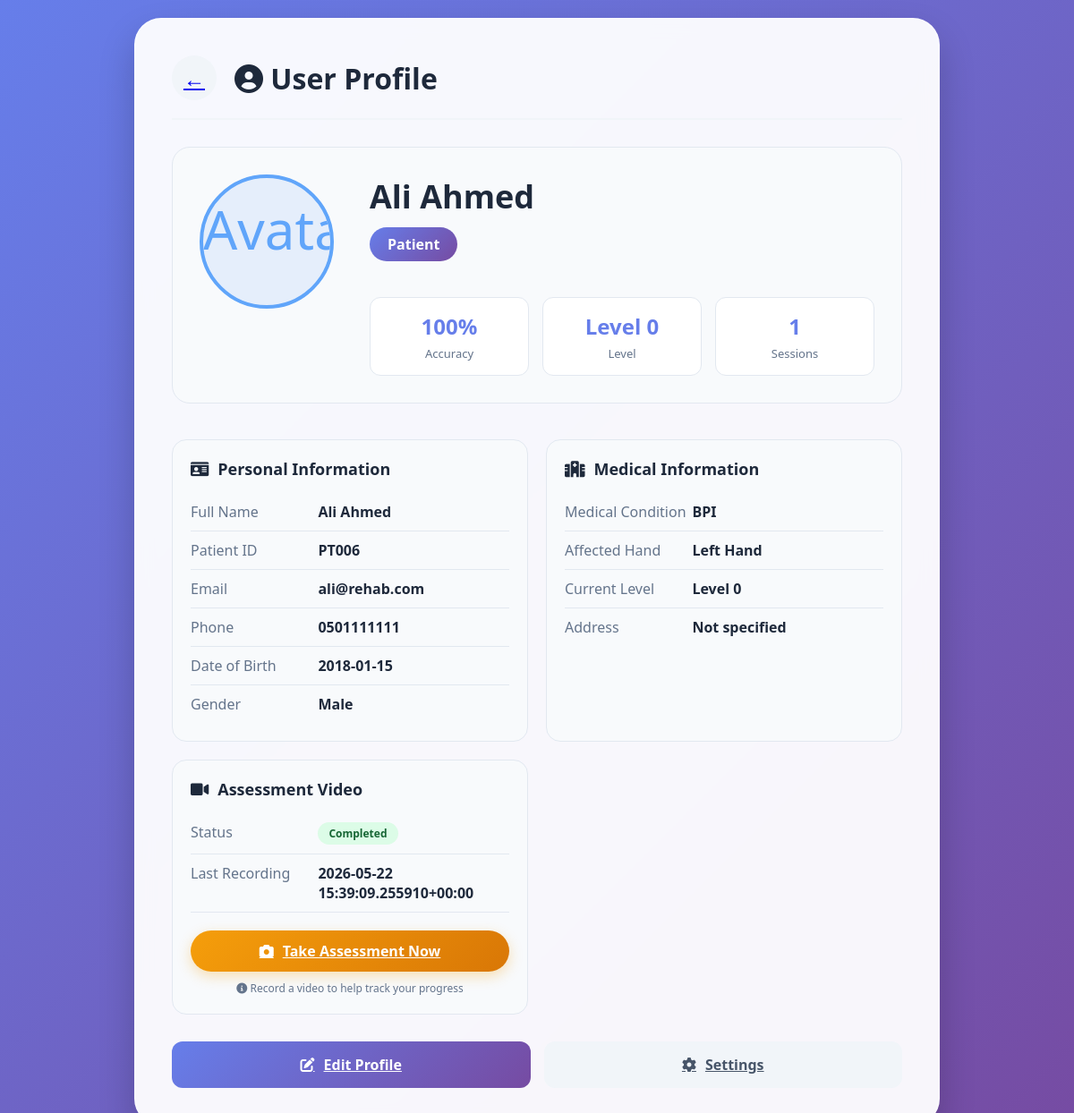
The page /profile/ (signed in) on the database its author committed.
### api/models.py (models this page shows, shortened)
class Users(models.Model):
    id = models.AutoField(primary_key=True)
    name = models.CharField(max_length=100)
    email = models.CharField(unique=True, max_length=100)
    password = models.CharField(max_length=255)
    role = models.CharField(max_length=10)
    phone = models.CharField(max_length=20)
    avatar = models.CharField(max_length=255)
    is_active = models.IntegerField(blank=True, null=True)
    last_login = models.TextField(blank=True, null=True)
    created_at = models.TextField(blank=True, null=True)
    updated_at = models.TextField(blank=True, null=True)
    class Meta:
        managed = False
        db_table = 'users'

class Patients(models.Model):
    user = models.OneToOneField(Users, models.DO_NOTHING)
    patient_id = models.TextField(unique=True)
    date_of_birth = models.TextField()
    gender = models.TextField()
    medical_condition = models.TextField()
    therapy_type = models.TextField()
    stars_level = models.IntegerField(blank=True, null=True, default=1)
    falling_level = models.IntegerField(blank=True, null=True, default=1)
    matching_level = models.IntegerField(blank=True, null=True, default=1)
    assigned_doctor_id = models.IntegerField(blank=True, null=True)
    emergency_contact_name = models.TextField(blank=True, null=True)
    emergency_contact_phone = models.TextField(blank=True, null=True)
    address = models.TextField(blank=True, null=True)
    city = models.TextField(blank=True, null=True)
    country = models.TextField(blank=True, null=True)
    shoulder_strength = models.IntegerField(blank=True, null=True)
    shoulder_external_strength = models.IntegerField(blank=True, null=True)
    elbow_strength = models.IntegerField(blank=True, null=True)
    grip_strength = models.IntegerField(blank=True, null=True)
    affected_hand = models.TextField()
    photo_url = models.TextField(blank=True, null=True)
    has_assessment_video = models.IntegerField(blank=True, null=True, default=0)
    assessment_date = models.TextField(blank=True, null=True)
    class Meta:
        managed = False
        db_table = 'patients'

### api/views.py (the view)
# urls.py: path('profile/', views.profile, name='profile'),
def profile(request):
    user_id = request.session.get('user_id')
    if not user_id:
        return redirect('/gamer-login/')
    try:
        user = Users.objects.get(id=user_id)
    except Users.DoesNotExist:
        return redirect('/gamer-login/')
    context = {'user': user, 'role': user.role}
    if user.role == 'doctor':
        try:
            doctor = Doctors.objects.get(user=user)
        except Doctors.DoesNotExist:
            doctor = None
        patient_count = Patients.objects.filter(
            assigned_doctor_id=user.id
        ).count()
        total_sessions = GameSessions.objects.filter(
            patient__assigned_doctor_id=user.id
        ).count()
        context.update({
            'doctor': doctor,
            'patient_count': patient_count,
            'total_sessions': total_sessions,
        })
    else:
        try:
            patient = Patients.objects.get(user=user)
        except Patients.DoesNotExist:
            patient = None
        from django.db.models import Avg, Count
        stats = GameSessions.objects.filter(
            patient__user=user
        ).aggregate(
            avg_accuracy=Avg('accuracy'),
            total_sessions=Count('id'),
        )
        avg_accuracy = stats['avg_accuracy']
        accuracy_display = (
            f"{round(avg_accuracy)}%" if avg_accuracy is not None else "0%"
        )
        context.update({
            'patient': patient,
            'accuracy_display': accuracy_display,
            'total_sessions': stats['total_sessions'] or 0,
        })
    return render(request, 'profile.html', context)

### templates/profile.html (shortened to what this page needs)
{% load static %}
<!DOCTYPE html>
<html lang="en">
<head>
    <link rel="stylesheet" href="https://cdnjs.cloudflare.com/ajax/libs/font-awesome/6.0.0-beta3/css/all.min.css">
    <link rel="stylesheet" href="{% static 'css/style.css' %}">
</head>
<body>
    <div class="profile-container">
        <div class="profile-header">
            {% if role == 'doctor' %}
                <a class="back-btn" href="{% url 'doctor_dashboard' %}">←</a>
            {% else %}
                <a class="back-btn" href="{% url 'patient_dashboard' %}">←</a>
            {% endif %}
            <h2><i class="fas fa-user-circle"></i> User Profile</h2>
        </div>
        <div class="profile-card">
            <div class="profile-avatar-large">
                {% if user.avatar and user.avatar != 'default-avatar.png' %}
                    <img src="{{ user.avatar }}" alt="Avatar">
                {% else %}
                    <i class="fas fa-user-circle"></i>
                {% endif %}
            </div>
            <div class="profile-info">
                <div class="profile-name">{{ user.name }}</div>
                <div class="profile-role">{{ role|capfirst }}</div>
                <div class="profile-stats">
                    {% if role == 'doctor' %}
                        <div class="stat-box">
                            <div class="stat-value">{{ patient_count }}</div>
                            <div class="stat-label">Patients</div>
                        </div>
                        <div class="stat-box">
                            <div class="stat-value">{% if doctor.experience %}{{ doctor.experience }} yrs{% else %}—{% endif %}</div>
                            <div class="stat-label">Experience</div>
                        </div>
                        <div class="stat-box">
                            <div class="stat-value">{{ total_sessions }}</div>
                            <div class="stat-label">Sessions</div>
                        </div>
                    {% else %}
                        <div class="stat-box">
                            <div class="stat-value">{{ accuracy_display }}</div>
                            <div class="stat-label">Accuracy</div>
                        </div>
                        <div class="stat-box">
                            <div class="stat-value">Level {% if patient %}{{ patient.current_level|default:"0" }}{% else %}0{% endif %}</div>
                            <div class="stat-label">Level</div>
                        </div>
                        <div class="stat-box">
                            <div class="stat-value">{{ total_sessions }}</div>
                            <div class="stat-label">Sessions</div>
                        </div>
                    {% endif %}
                </div>
            </div>
        </div>
        <div class="info-grid">
            <div class="info-card">
                <h3><i class="fas fa-id-card"></i> Personal Information</h3>
                <div class="info-row">
                    <span class="info-label">Full Name</span>
                    <span class="info-value">{{ user.name }}</span>
                </div>
                <div class="info-row">
                    <span class="info-label">{% if role == 'doctor' %}Doctor ID{% else %}Patient ID{% endif %}</span>
                    <span class="info-value">
                        {% if role == 'doctor' %}
                            {% if doctor %}{{ doctor.doctor_id }}{% else %}—{% endif %}
                        {% else %}
                            {% if patient %}{{ patient.patient_id }}{% else %}—{% endif %}
                        {% endif %}
                    </span>
                </div>
                <div class="info-row">
                    <span class="info-label">Email</span>
                    <span class="info-value">{{ user.email }}</span>
                </div>
                <div class="info-row">
                    <span class="info-label">Phone</span>
                    <span class="info-value">{{ user.phone|default:"Not specified" }}</span>
                </div>
                {% if role == 'patient' %}
                <div class="info-row">
                    <span class="info-label">Date of Birth</span>
                    <span class="info-value">{% if patient and patient.date_of_birth %}{{ patient.date_of_birth }}{% else %}Not specified{% endif %}</span>
                </div>
                <div class="info-row">
                    <span class="info-label">Gender</span>
                    <span class="info-value">{% if patient and patient.gender %}{{ patient.gender|capfirst }}{% else %}Not specified{% endif %}</span>
                </div>
                {% endif %}
            </div>
            {% if role == 'patient' %}
            <div class="info-card">
                <h3><i class="fas fa-hospital"></i> Medical Information</h3>
                <div class="info-row">
                    <span class="info-label">Medical Condition</span>
                    <span class="info-value">{% if patient %}{{ patient.medical_condition|default:"Not specified" }}{% else %}Not specified{% endif %}</span>
                </div>
                <div class="info-row">
                    <span class="info-label">Affected Hand</span>
                    <span class="info-value">{% if patient and patient.affected_hand %}{{ patient.affected_hand|capfirst }} Hand{% else %}Not specified{% endif %}</span>
                </div>
                <div class="info-row">
                    <span class="info-label">Current Level</span>
                    <span class="info-value">Level {% if patient %}{{ patient.current_level|default:"0" }}{% else %}0{% endif %}</span>
                </div>
                <div class="info-row">
                    <span class="info-label">Address</span>
                    <span class="info-value">{% if patient and patient.address %}{{ patient.address }}{% if patient.city %}, {{ patient.city }}{% endif %}{% if patient.country %}, {{ patient.country }}{% endif %}{% else %}Not specified{% endif %}</span>
                </div>
            </div>
            {% endif %}
            {% if role == 'patient' %}
            <div class="info-card">
                <h3><i class="fas fa-video"></i> Assessment Video</h3>
                <div class="info-row">
                    <span class="info-label">Status</span>
                    <span class="info-value">
                        {% if patient and patient.has_assessment_video == 1 %}
                            <span class="status-badge completed">Completed</span>
                        {% else %}
                            <span class="status-badge pending">Not Completed</span>
                        {% endif %}
                    </span>
                </div>
                <div class="info-row">
                    <span class="info-label">Last Recording</span>
                    <span class="info-value">{% if patient and patient.assessment_date %}{{ patient.assessment_date }}{% else %}Never{% endif %}</span>
                </div>
                <div style="margin-top: 20px; text-align: center;">
                    <a class="btn-assessment" href="{% url 'capture_video' %}">
                        <i class="fas fa-camera"></i> Take Assessment Now
                    </a>
                    <p style="color: #64748b; font-size: 12px; margin-top: 10px;">
                        <i class="fas fa-info-circle"></i> Record a video to help track your progress
                    </p>
                </div>
            </div>
            {% endif %}
        </div>
        <div class="action-buttons">
            {% if role == 'doctor' %}
                <a class="btn-edit" href="{% url 'edit_doctor_profile' %}">
                    <i class="fas fa-edit"></i> Edit Profile
                </a>
            {% else %}
                <a class="btn-edit" href="{% url 'edit_patient_profile' %}">
                    <i class="fas fa-edit"></i> Edit Profile
                </a>
            {% endif %}
            <a class="btn-settings" href="{% url 'settings' %}">
                <i class="fas fa-cog"></i> Settings
            </a>
        </div>
    </div>
</body>
</html>

### static/css/style.css (style rules this page uses)
.status-badge { padding: 6px 12px; border-radius: 20px; font-size: 12px; font-weight: 600; display: inline-block; }
.status-badge.completed { background: #dcfce7; color: #166534; }

### templates/profile.html (style rules this page uses)
* { margin: 0; padding: 0; box-sizing: border-box; font-family: 'Segoe UI', Tahoma, Geneva, Verdana, sans-serif; }
body { background: linear-gradient(135deg, #667eea 0%, #764ba2 100%); min-height: 100vh; display: flex; justify-content: center; align-items: center; padding: 20px; }
.profile-container { max-width: 900px; width: 100%; background: rgba(255, 255, 255, 0.95); border-radius: 30px; padding: 40px; box-shadow: 0 20px 40px rgba(0, 0, 0, 0.2); backdrop-filter: blur(10px); border: 2px solid rgba(255, 255, 255, 0.2); }
.profile-header { display: flex; align-items: center; gap: 20px; margin-bottom: 30px; padding-bottom: 20px; border-bottom: 2px solid #f1f5f9; }
.back-btn { width: 50px; height: 50px; background: #f1f5f9; border: none; border-radius: 50%; font-size: 24px; cursor: pointer; transition: all 0.3s; display: flex; align-items: center; justify-content: center; }
.profile-header h2 { color: #1e293b; font-size: 32px; font-weight: 700; }
.profile-card { display: flex; gap: 40px; margin-bottom: 40px; padding: 30px; background: #f8fafc; border-radius: 20px; border: 1px solid #e2e8f0; }
.profile-avatar-large { width: 150px; height: 150px; background: rgba(59, 130, 246, 0.1); border-radius: 50%; display: flex; align-items: center; justify-content: center; font-size: 60px; color: #60a5fa; border: 4px solid #60a5fa; overflow: hidden; }
.profile-avatar-large img { width: 100%; height: 100%; object-fit: cover; }
.profile-info { flex: 1; }
.profile-name { font-size: 36px; font-weight: 700; color: #1e293b; margin-bottom: 10px; }
.profile-role { display: inline-block; padding: 8px 20px; background: linear-gradient(135deg, #667eea, #764ba2); color: white; border-radius: 30px; font-weight: 600; margin-bottom: 20px; }
.profile-stats { display: grid; grid-template-columns: repeat(3, 1fr); gap: 15px; margin-top: 20px; }
.stat-box { background: white; padding: 15px; border-radius: 12px; text-align: center; border: 1px solid #e2e8f0; }
.stat-value { font-size: 24px; font-weight: 700; color: #667eea; margin-bottom: 5px; }
.stat-label { color: #64748b; font-size: 13px; }
.info-grid { display: grid; grid-template-columns: repeat(2, 1fr); gap: 20px; margin-bottom: 30px; }
.info-card { background: #f8fafc; padding: 20px; border-radius: 16px; border: 1px solid #e2e8f0; }
.info-card h3 { color: #1e293b; font-size: 18px; margin-bottom: 15px; display: flex; align-items: center; gap: 10px; }
.info-row { display: flex; padding: 10px 0; border-bottom: 1px solid #e2e8f0; }
.info-row:last-child { border-bottom: none; }
.info-label { width: 40%; color: #64748b; font-weight: 500; }
.info-value { width: 60%; color: #1e293b; font-weight: 600; }
.btn-assessment { background: linear-gradient(135deg, #f59e0b, #d97706); color: white; border: none; padding: 12px 25px; border-radius: 50px; font-size: 16px; font-weight: 600; cursor: pointer; display: inline-flex; align-items: center; justify-content: center; gap: 10px; transition: all 0.3s; box-shadow: 0 5px 15px rgba(245, 158, 11, 0.3); width: 100%; }
.status-badge { padding: 4px 12px; border-radius: 20px; font-size: 12px; font-weight: 600; }
.status-badge.completed { background: #dcfce7; color: #166534; }
.action-buttons { display: flex; gap: 15px; margin-top: 30px; }
.btn-edit, .btn-settings { flex: 1; padding: 15px; border: none; border-radius: 12px; font-size: 16px; font-weight: 600; cursor: pointer; transition: all 0.3s; display: flex; align-items: center; justify-content: center; gap: 10px; }
.btn-edit { background: linear-gradient(135deg, #667eea, #764ba2); color: white; }
.btn-settings { background: #f1f5f9; color: #475569; }

### rows shown on the page
Users: name "Ali Ahmed", role "Patient", email "ali@rehab.com", phone "0501111111"
Patients: patient_id "PT006", date_of_birth "2018-01-15", gender "Male", medical_condition "BPI", affected_hand "Left", assessment_date "2026-05-22 15:39:09.255910+00:00"

### other values the page prints
{{ accuracy_display }} "100%"
{{ patient.current_level|default:"0" }} "0"
{{ total_sessions }} "1"
